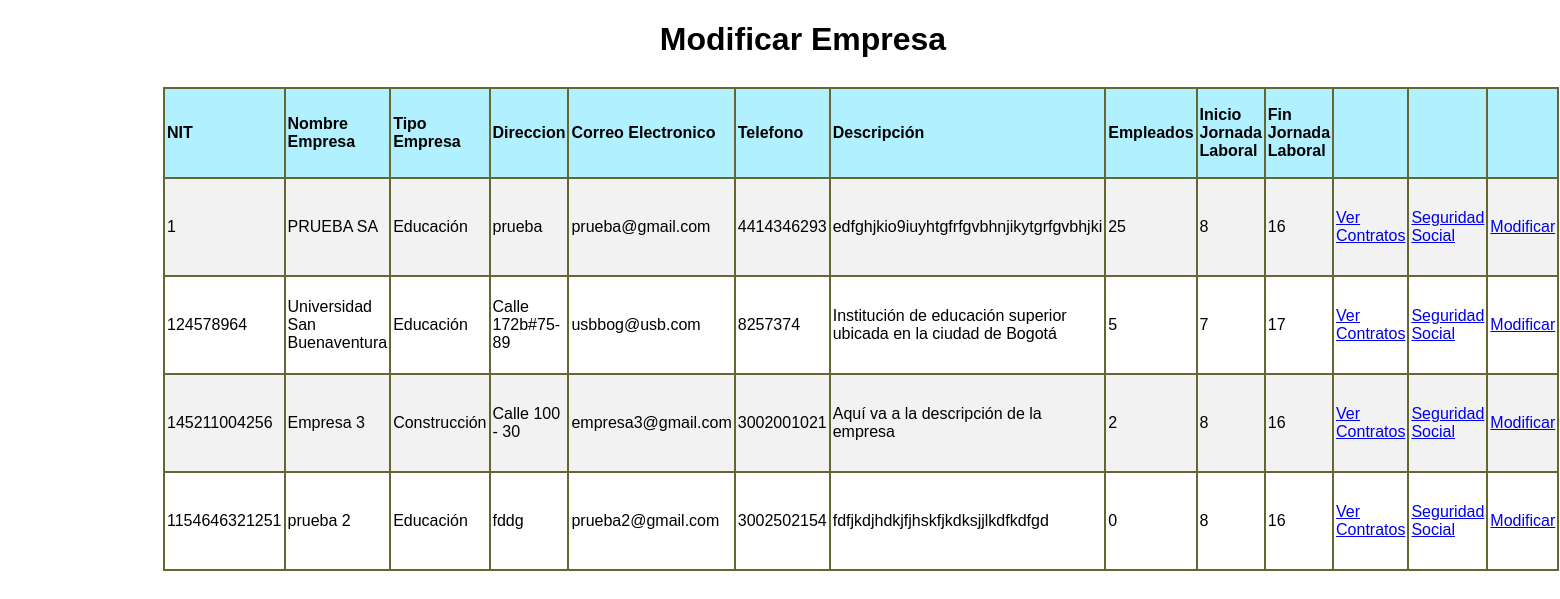
The page /appausaweb/modificarEmpresa.php on the database its author committed.
### tables this page shows
CREATE TABLE `empresa` (
  `nit` bigint(17) NOT NULL,
  `nombre_empresa` varchar(45) NOT NULL,
  `direccion` varchar(45) NOT NULL,
  `email` varchar(150) NOT NULL,
  `telefono` varchar(10) NOT NULL,
  `descripción_empresa` text,
  `num_empleados` int(4) NOT NULL,
  `tipo_empresa` varchar(45) DEFAULT NULL,
  `inicio_actividad` int(2) NOT NULL,
  `fin_actividad` int(2) NOT NULL,
  `e` int(1) NOT NULL
);

### appausaweb/mcript.php (called while the page is built, shortened)
<?php
$clave  = 'appausa usbbog';
$method = 'aes-256-cbc';
$iv = base64_decode("C9fBxl1AgWcxY1/M8jfstw==");
 $teldesencriptar = function($num){
	$cad = strval($num);
	if (strlen($cad) == 10){
		$mitad1 = substr($cad, 0, -5);
		$mitad2 = substr($cad, -5, 6);
		return  $mitad1[2].$mitad1[3].$mitad1[1].$mitad1[4].$mitad1[0].$mitad2[2].$mitad2[3].$mitad2[1].$mitad2[4].$mitad2[0];
	} elseif(strlen($cad) == 7){
		return $cad[3].$cad[5].$cad[4].$cad[0].$cad[6].$cad[2].$cad[1];
	}
 };
 $desencriptar = function ($valor) use ($method, $clave, $iv) {
     return openssl_decrypt($valor, $method, $clave, false, $iv);
 };
 ?>

### appausaweb/modificarEmpresa.php (the view, shortened to what this page needs)
<!DOCTYPE html PUBLIC "-//W3C//DTD XHTML 1.0 Transitional//EN" "http://www.w3.org/TR/xhtml1/DTD/xhtml1-transitional.dtd">
<html xmlns="http://www.w3.org/1999/xhtml">
<head>
<link href="multi/formularios2.css" rel="stylesheet" type="text/css" />
</head>
<body>
<div id="apDiv1">
  <div id="apDiv3">
  <table width="1227" height="178" border=1 cellspacing=0 cellpadding=2 bordercolor="666633">
  <tr bgcolor="#B1F0FE">
    <td width="117" height="84"><b>NIT</b></td>
    <td width="163"><b>Nombre Empresa</b></td>
    <td width="113"><b>Tipo Empresa</b></td>
    <td width="103"><b>Direccion</b></td>
    <td width="200"><b>Correo Electronico</b></td>
    <td width="67"><b>Telefono</b></td>
    <td width="143"><b>Descripción</b></td>
    <td width="86"><b>Empleados</b></td>
    <td width="86"><b>Inicio Jornada Laboral</b></td>
    <td width="86"><b>Fin Jornada Laboral</b></td>
    <td width="86"><b></b></td>
    <td width="86"><b></b></td>
    <td width="86"><b></b></td>
  </tr>
  <tr>
  <?php
		include_once("conexion.php");
		$con=mysqli_connect($host,$usuario,$clave,$bd) or die('Fallo la conexion');
		mysqli_set_charset($con,"utf8");
		$sql="SELECT * from empresa WHERE e = 1;";
		$result=mysqli_query($con,$sql);
		if(mysqli_num_rows($result) != 0){
			while($mostrar=mysqli_fetch_array($result)){
				include ("mcript.php");
				$correo = $mostrar['email'];
				$telefono = $mostrar['telefono'];
				$correo = $desencriptar($correo);
				$telefono = $teldesencriptar($telefono);
  ?>
    <td height="92"><?php echo $mostrar['nit']?></td>
    <td><?php echo $mostrar['nombre_empresa']?></td>
    <td><?php echo $mostrar['tipo_empresa']?></td>
    <td><?php echo $mostrar['direccion']?></td>
    <td><?php echo $correo?></td>
    <td><?php echo $telefono?></td>
    <td><?php echo $mostrar['descripción_empresa']?></td>
    <td><?php echo $mostrar['num_empleados']?></td>
    <td><?php echo $mostrar['inicio_actividad']?></td>
    <td><?php echo $mostrar['fin_actividad']?></td>
    <td><a href="buscarContratosEmp.php?cempresa=<?php echo $mostrar['nit']?>&buscar">Ver Contratos</a></td>
    <td><a href="seguridadSocEmpresa.php?cempresa=<?php echo $mostrar['nit']?>">Seguridad Social</a></td>
    <td><a href="modificarEmpresa1.php?cempresa=<?php echo $mostrar['nit']?>">Modificar</a></td>
  </tr>
  <?php } }  ?>
</table>
</div>
  <h1 align="center">Modificar Empresa</h1>
</div>
</body>
</html>

### appausaweb/multi/formularios2.css (style rules this page uses)
tr:nth-child(even) { background-color: #f2f2f2; }

### appausaweb/modificarEmpresa.php (style rules this page uses)
BODY { font-family:Arial, Helvetica, sans-serif }
#apDiv1 { position: absolute; left: 0px; top: 0px; width: 1606px; height: 1008px; z-index: 1; }
#apDiv3 { position: absolute; left: 163px; top: 87px; width: 1230px; height: 398px; z-index: 3; }

### rows shown on the page
empresa: nit "1", nombre_empresa "PRUEBA SA", tipo_empresa "Educación", direccion "prueba", email "prueba@gmail.com", telefono "4414346293", descripción_empresa "edfghjkio9iuyhtgfrfgvbhnjikytgrfgvbhjki", num_empleados "25", inicio_actividad "8", fin_actividad "16"
empresa: nit "124578964", nombre_empresa "Universidad San Buenaventura", tipo_empresa "Educación", direccion "Calle 172b#75-89", email "usbbog@usb.com", telefono "8257374", descripción_empresa "Institución de educación superior ubicada en la ciudad de Bogotá", num_empleados "5", inicio_actividad "7", fin_actividad "17"
empresa: nit "145211004256", nombre_empresa "Empresa 3", tipo_empresa "Construcción", direccion "Calle 100 - 30", email "empresa3@gmail.com", telefono "3002001021", descripción_empresa "Aquí va a la descripción de la empresa", num_empleados "2", inicio_actividad "8", fin_actividad "16"
empresa: nit "1154646321251", nombre_empresa "prueba 2", tipo_empresa "Educación", direccion "fddg", email "prueba2@gmail.com", telefono "3002502154", descripción_empresa "fdfjkdjhdkjfjhskfjkdksjjlkdfkdfgd", num_empleados "0", inicio_actividad "8", fin_actividad "16"
